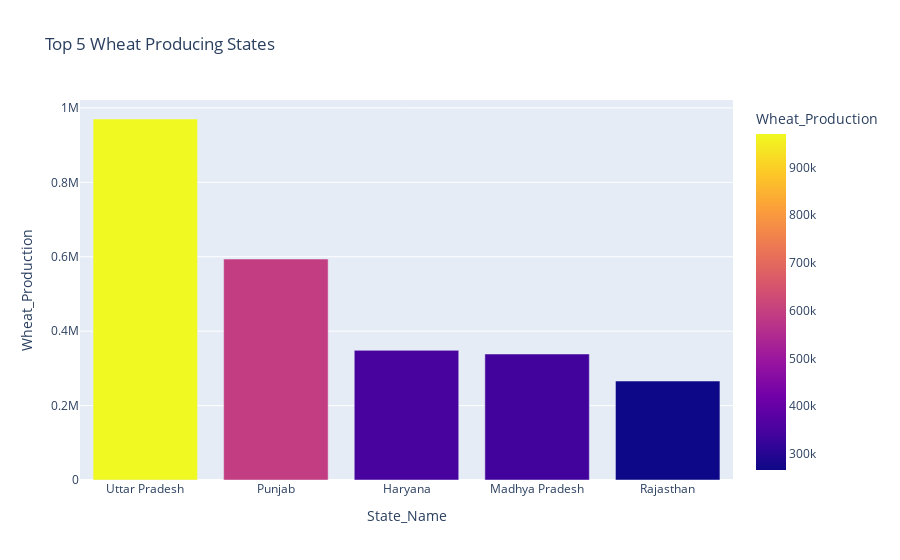
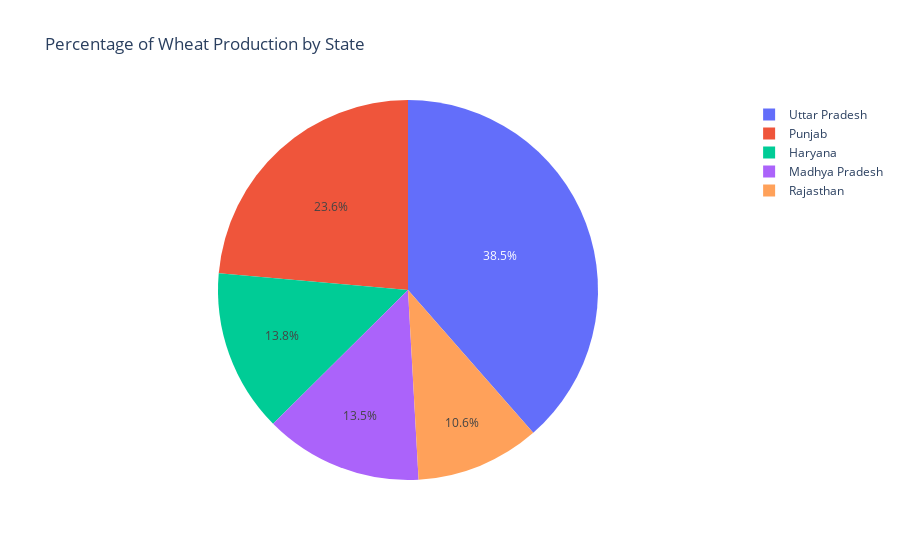

The notebook cell saved with these charts, in order:
### Code cell
#2.Top 5 Wheat Producing States Data(Bar_chart)and its percentage(%)(Pie_chart)
wheat_production = df.groupby('State_Name')['Wheat_Production'].sum().sort_values(ascending=False).head(5).reset_index()
fig_wheat = px.bar(wheat_production, x='State_Name', y='Wheat_Production', color='Wheat_Production', title='Top 5 Wheat Producing States')
fig_wheat.show()
wheat_production['Percentage'] = (wheat_production['Wheat_Production'] / wheat_production['Wheat_Production'].sum()) * 100
fig_pie = px.pie(wheat_production, names='State_Name', values='Percentage', title='Percentage of Wheat Production by State')
fig_pie.show()

### Figure 1 — Plotly figure (JSON) as saved in the notebook; plotly's stock layout.template omitted (floating-point values rounded to 4 significant figures)
{"data": [{"hovertemplate": "State_Name=%{x}<br>Wheat_Production=%{marker.color}<extra></extra>", "legendgroup": "", "marker": {"color": [970200.0, 593800.0, 348400.0, 338600.0, 266000.0], "coloraxis": "coloraxis", "pattern": {"shape": ""}}, "name": "", "orientation": "v", "showlegend": false, "textposition": "auto", "type": "bar", "x": ["Uttar Pradesh", "Punjab", "Haryana", "Madhya Pradesh", "Rajasthan"], "xaxis": "x", "y": [970200.0, 593800.0, 348400.0, 338600.0, 266000.0], "yaxis": "y"}], "layout": {"barmode": "relative", "coloraxis": {"colorbar": {"title": {"text": "Wheat_Production"}}, "colorscale": [[0, "#0d0887"], [0.1111, "#46039f"], [0.2222, "#7201a8"], [0.3333, "#9c179e"], [0.4444, "#bd3786"], [0.5556, "#d8576b"], [0.6667, "#ed7953"], [0.7778, "#fb9f3a"], [0.8889, "#fdca26"], [1, "#f0f921"]]}, "legend": {"tracegroupgap": 0}, "title": {"text": "Top 5 Wheat Producing States"}, "xaxis": {"anchor": "y", "domain": [0, 1], "title": {"text": "State_Name"}}, "yaxis": {"anchor": "x", "domain": [0, 1], "title": {"text": "Wheat_Production"}}}}

### Figure 2 — Plotly figure (JSON) as saved in the notebook; plotly's stock layout.template omitted (floating-point values rounded to 4 significant figures)
{"data": [{"domain": {"x": [0, 1], "y": [0, 1]}, "hovertemplate": "State_Name=%{label}<br>Percentage=%{value}<extra></extra>", "labels": ["Uttar Pradesh", "Punjab", "Haryana", "Madhya Pradesh", "Rajasthan"], "legendgroup": "", "name": "", "showlegend": true, "type": "pie", "values": [38.54, 23.59, 13.84, 13.45, 10.57]}], "layout": {"legend": {"tracegroupgap": 0}, "title": {"text": "Percentage of Wheat Production by State"}}}
